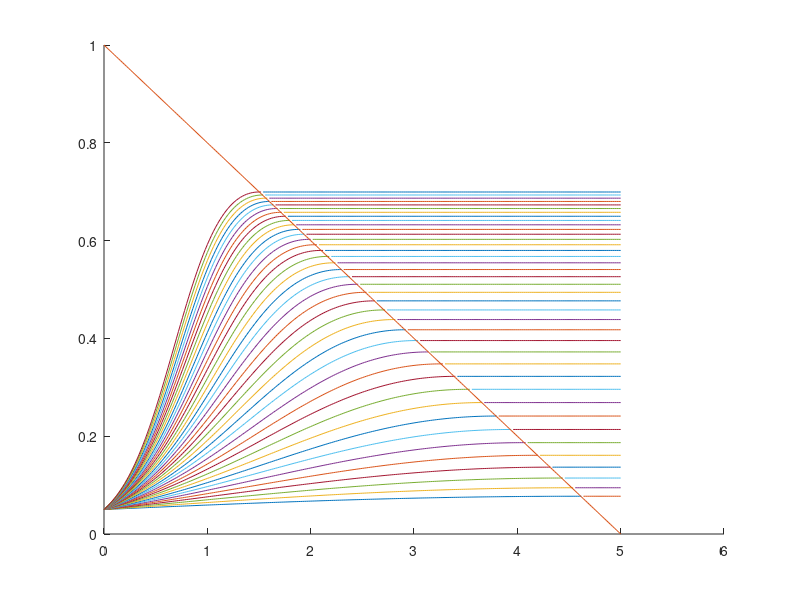

Write MATLAB code to recreate this figure. (Note: this script raises an error after producing the figure.)
global r = 1.0;
global K = 1.0;
global r_v = 0.2;
global s_0 = 0.05;

function s = s(t)
	global r; global K; global r_v; global s_0;
	s = exp(r.*t.*(K - r_v .* t ./ 2)) ./ (1 ./ s_0 + sqrt(pi .* r ./ (2 * r_v)) .* exp( 0.5 * r ./ r_v .* K.^2) .* ( erf( sqrt(0.5 * r ./ r_v) .* (r_v .* t - K)) - erf(- sqrt(0.5 * r ./ r_v) .* K)));
end

T = 0:0.02:K/r_v;
A = 0.2:0.1:4.0;
S = zeros(length(T), length(A)+1);
S(:,1) = T;
hold on
for i = 2:(length(A)+1)
	r = A(i-1);
	S(:,i) = s(T);
	j = 1;
	while S(j,i) < K - r_v * T(j)
		j = j + 1;
	end
	S((j+1):length(T), i) = S(j,i);
	plot(T(1:j), S((1:j),i));
	plot(T((j+1:length(T))), S(j,i)*ones(1,length(T)-j));
end
plot(T, K - r_v * T);
hold off
axis([0,6,0,1])
csvwrite("data/s.csv", S);
title("Different Values of R");
print("vaccine.png")
length(A(1,:)-1)
pause
